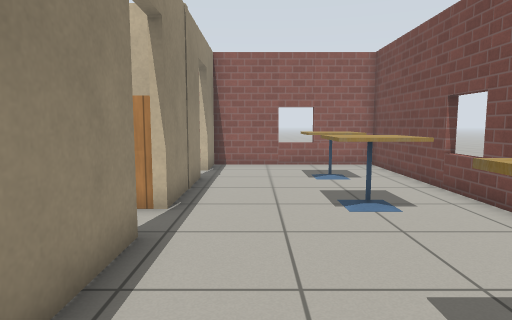
View 1 (above)

16 first-person views from a walk through a world built for the Gazebo simulator. The camera is 0.9 m above the floor, tilts 6° down and sees 75° across. The lines on the ground mark 1 m squares. The floor is counted in squares, 0.5 m on a side. Each view is taken from the middle of a square. On the plan, view 1 faces up. The plan holds only what a view shows up to about 17 squares ahead; the rest is blank. Robots are left out. Simple patterns stand in for the simulator's built-in surfaces.

View 2
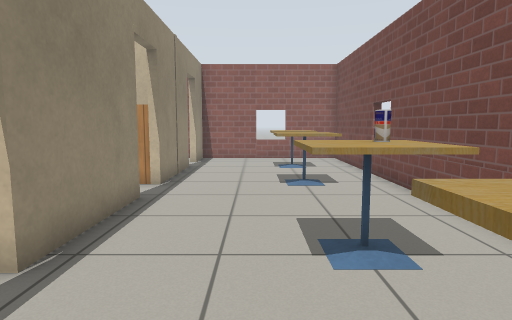

View 3
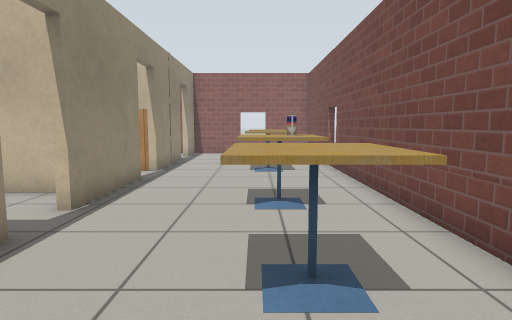

View 4
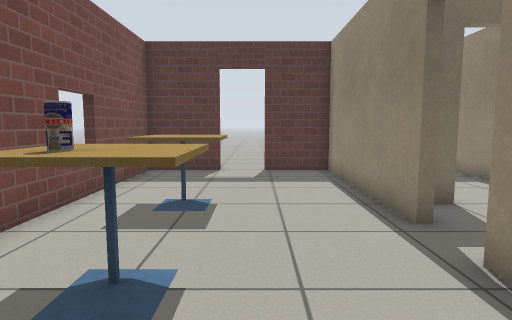

View 5
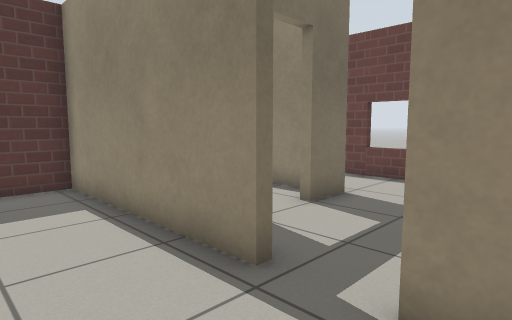

View 6
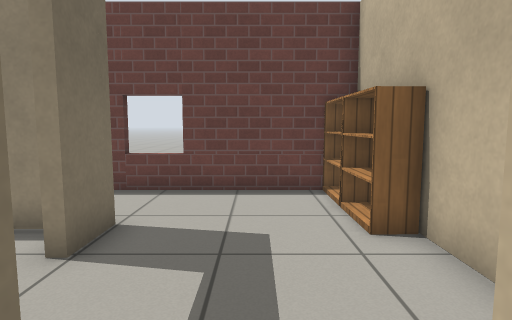

View 7
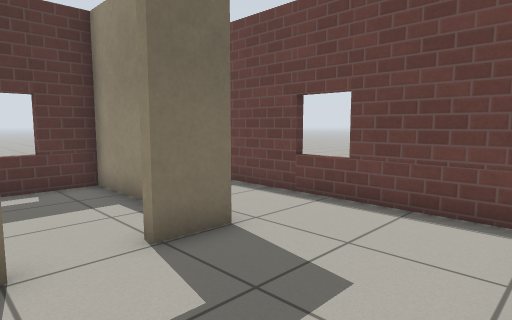

View 8
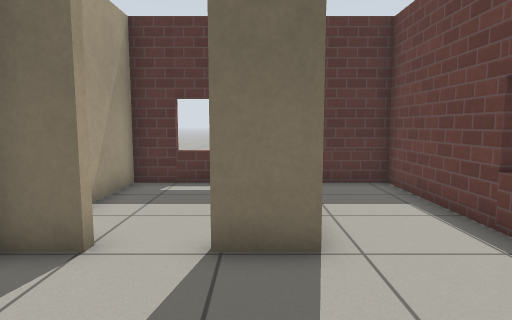

View 9
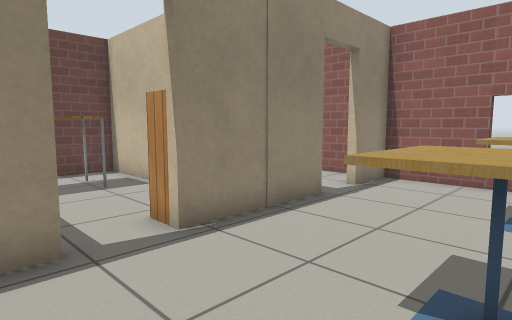

View 10
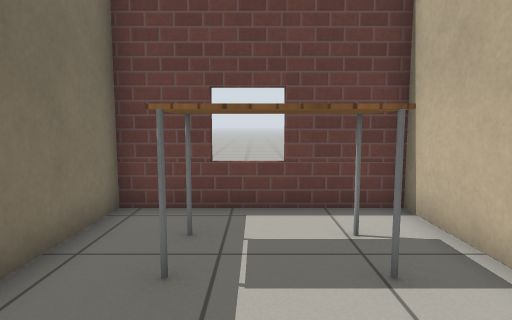

View 11
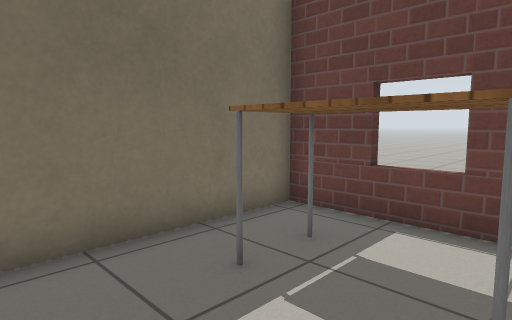

View 12
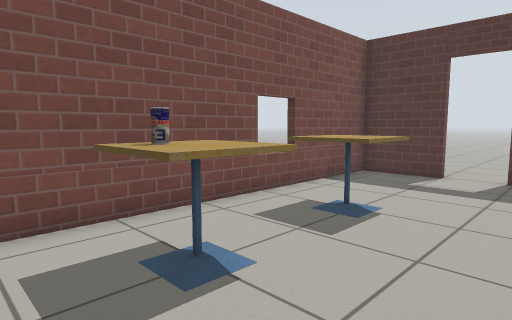

View 13
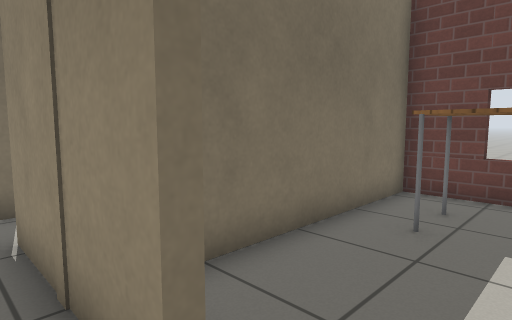

View 14
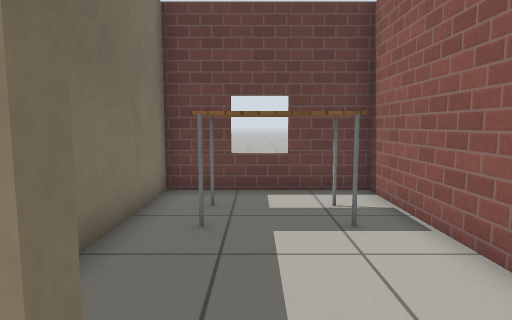

View 15
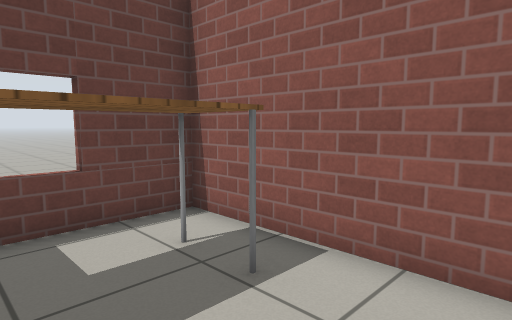

View 16
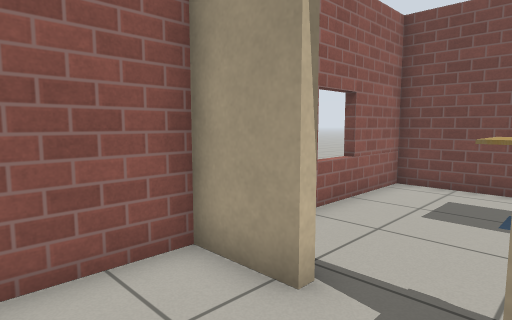

### Floor plan
Points are (right, up) in squares from view 1. A wall is a line through its corners. A room is listed if a view was taken in it or the views show most of it. See-through windows are left out.
Room 1 (views 1, 2, 3, 4, 5, 6, 9, 12, 13, 14)
walls: (-1.9, 5.2) (-1.9, 0.9); (-1.9, -0.9) (-1.9, -8.3) (0.7, -8.3); (-1.9, 11.4) (-1.9, 7); (2.4, -8.3) (5.3, -8.3) (5.3, 15.1) (-1.9, 15.1) (-1.9, 13.1)
ways out: open door at (-2, 0) to room 2; open door at (-2, 6.5) to room 3; open door at (-2, 12.5) to room 4; open door at (1.5, -8.5)
objects: cafe table (2, -3) to (3, -2); cafe table (2, 1) to (3, 2); cafe table (2, 7) to (3, 8); cafe table (2, 11) to (3, 12); drink can (3, 2)
Room 2 (views 7, 8)
walls: (-7, -2.6) (-5.3, -2.6); (-3.6, -2.6) (-2.4, -2.6); (-3.3, 2.7) (-10.1, 2.7) (-10.1, -8.3) (-8, -8.3)
ways out: open door at (-2, 0) to room 1; open door at (-4.5, -3) to room 5
objects: bookshelf (-9, 2) to (-8, 2); bookshelf (-7, 2)
Room 3 (views 10, 11)
walls: (-5.9, 9.2) (-10.1, 9.2) (-10.1, 3) (-4.5, 3); (-2.9, 9.2) (-3.4, 9.2)
ways out: open door at (-2, 6.5) to room 1
objects: table (-8, 5) to (-7, 8); bookshelf (-3, 7) to (-3, 8)
Room 4 (views 15, 16)
walls: (-2.2, 13.1) (-2.2, 15.1) (-10.1, 15.1) (-10.1, 9.5) (-3.5, 9.5)
ways out: open door at (-2, 12.5) to room 1
objects: table (-8, 11) to (-7, 14)
Room 5 (no view inside)
walls: (-6.6, -3.6) (-6.6, -8.3) (-2.2, -8.3) (-2.2, -5.5)
ways out: open door at (-4.5, -3) to room 2

Where each view was taken, in squares from view 1:
view 1: 0 up, 0 right, facing up
view 2: 3 down, 1 right, facing up
view 3: 6 down, 2 right, facing up
view 4: 5 up, 1 right, facing down
view 5: 2 up, 1 right, facing down-left
view 6: 0 up, 1 left, facing left
view 7: 2 up, 3 left, facing down-left
view 8: 2 up, 6 left, facing down
view 9: 4 up, 3 right, facing up-left
view 10: 6 up, 3 left, facing left
view 11: 8 up, 4 left, facing down-left
view 12: 4 up, 1 left, facing down-right
view 13: 13 up, 1 left, facing down-left
view 14: 12 up, 1 left, facing left
view 15: 11 up, 4 left, facing up-left
view 16: 11 up, 5 left, facing up-right
